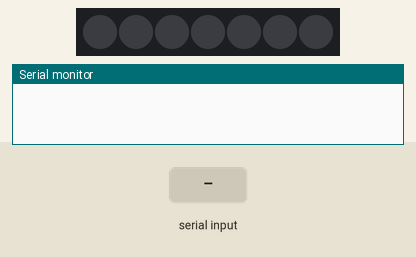
A sketch run on a simulated Arduino Uno, built with avr-gcc and run on an emulated ATmega328P. Shown: 7 RGB LEDs in strip order, left to right, the last lines printed to the serial monitor. The test bench sets the inputs (shaded band). Dim RGB values are drawn brighter than linear.

Above: at 1.2 s.
1.3 s: "C90\n" received over Serial
At 2.4 s:
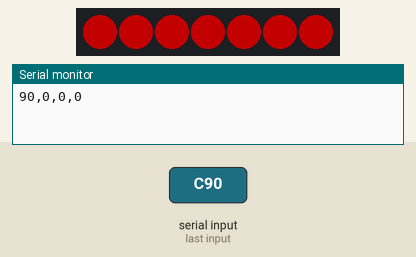
2.8 s: "C,45\n" received over Serial
At 3.6 s:
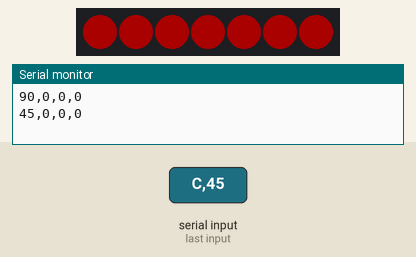
4.3 s: "H90\n" received over Serial
At 5.6 s:
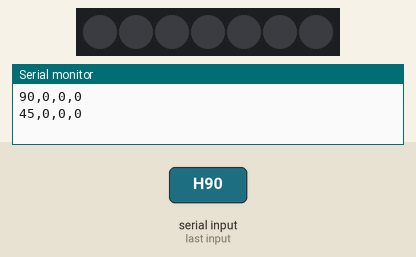
Timing chart, 0 to 7.3 s (numbered marks = the images above; inputs shaded):
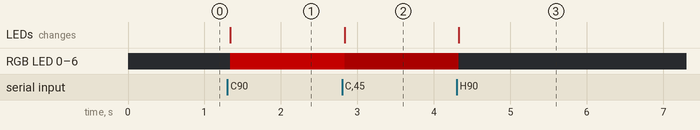

The sketch:

NeoPixelRGBWSerialIn.ino
```cpp
/*
  RGBW NeoPixel RGBW control

  This sketch accepts a serial input of:
  C red, green, blue, white\n
  or H hue, intensity, value\n

  It converts these values to a single RGBW color and sets a neoPixel strip

  Uses Adafruit's NeoPixel library: https://github.com/adafruit/Adafruit_NeoPixel

  created 30 Jan 2017
  modified 31 Jan 2023
  by Tom Igoe

*/
#include <Adafruit_NeoPixel.h>

const int neoPixelPin = 5;  // control pin
const int pixelCount = 7;    // number of pixels

// set up strip:
Adafruit_NeoPixel strip = Adafruit_NeoPixel(pixelCount, neoPixelPin, NEO_GRBW + NEO_KHZ800);

void setup() {
  strip.begin();        // initialize pixel strip
  strip.clear();        // turn all LEDs off
  strip.show();         // update strip
  Serial.begin(9600);   // initialize serial
  Serial.setTimeout(10);// timeout for Serial.parseInt() function
}

void loop() {
  if (Serial.available() > 0) {   // if there's serial data,
    char incoming = Serial.read();
    if (incoming == 'C') {   // and the first byte is C,
      int r = Serial.parseInt();  // listen for an ASCII numeric string
      int g = Serial.parseInt();  // listen for another ASCII numeric string
      int b = Serial.parseInt();  // listen for another ASCII numeric string
      int w = Serial.parseInt();  // listen for another ASCII numeric string
      Serial.print(r);            // print what you got
      Serial.print(",");
      Serial.print(g);
      Serial.print(",");
      Serial.print(b);
      Serial.print(",");
      Serial.println(w);
      for (int p = 0; p < pixelCount; p++) {
        strip.setPixelColor(p, r, g, b, w); // set the color for this pixel
      }
    } else if (incoming == 'H') {
      unsigned long h = Serial.parseInt();  // listen for an ASCII numeric string
      int s = Serial.parseInt();  // listen for another ASCII numeric string
      int v = Serial.parseInt();  // listen for another ASCII numeric string
      unsigned long color = strip.ColorHSV(h, s, v);
      for (int p = 0; p < pixelCount; p++) {
        strip.setPixelColor(p, color);
      }
    }
    strip.show();   // update the strip
  }
}
```

Measured:
- after the input at 1.3 s, RGB LED 0–6: off → RGB(90, 0, 0) at once; the LEDs: change at once (image 1)
- after the input at 2.8 s, RGB LED 0–6: RGB(90, 0, 0) → RGB(45, 0, 0) at once; the LEDs: change at once (image 2)
- after the input at 4.3 s, RGB LED 0–6: RGB(45, 0, 0) → off at once; the LEDs: change at once (image 3)
